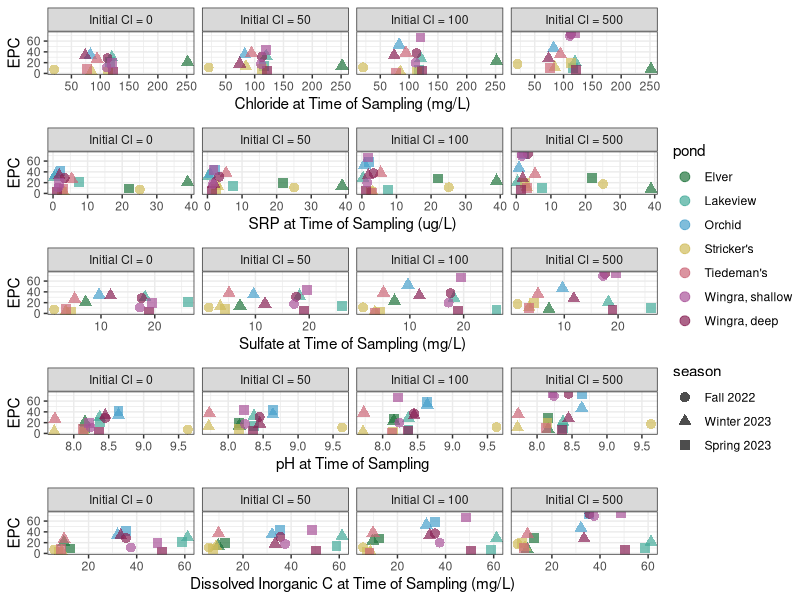
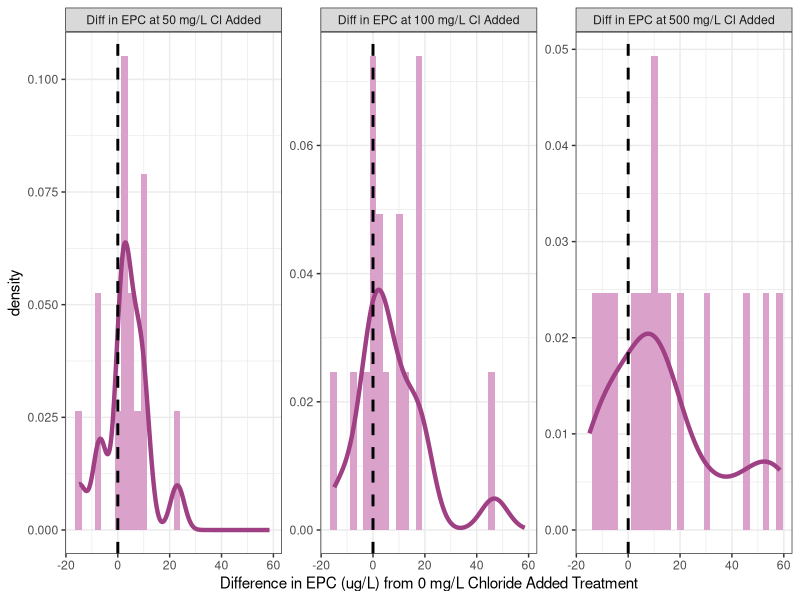
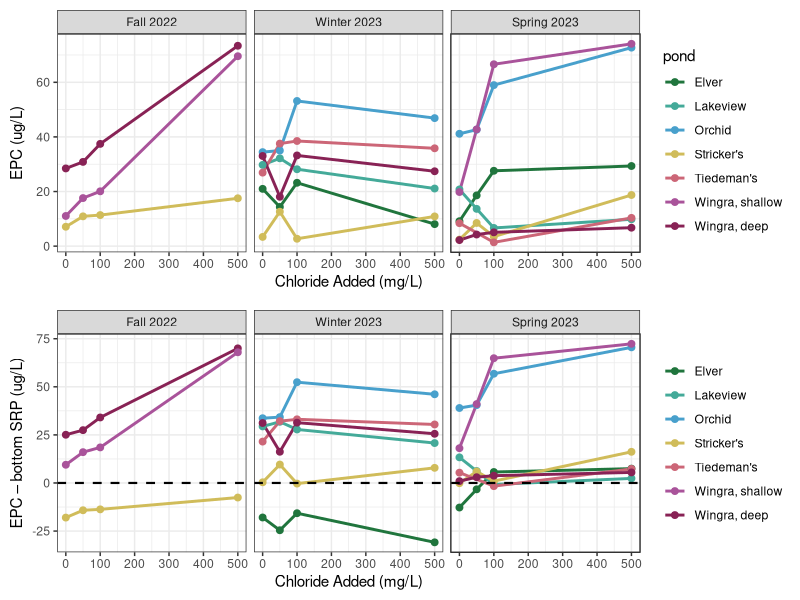

Here is the R script that generated these plots, in order:
# Salty P Analysis
# G. Wilkinson, code adapted from E. Albright
library(tidyverse)
library(ggpubr)

raw <- read_csv("saltyP_allData_allSeasons_final.csv") 

# REASSEMBLE THE DATA FRAME, CALCULATE P MASS
delta = raw %>%
  mutate(srp_flag = case_when(is.na(.$srp_flag) ~ "keep",
                              TRUE ~ srp_flag)) %>%
  filter(!srp_flag == "remove") %>%

  # Calculate the difference in P after shaking, units = mg/L
  mutate(deltaSRPconc = (InitialP/1000) - (srp/1000)) %>%
  # Calculate change in SRP as mass, Units = mg
  mutate(deltaSRPmass = deltaSRPconc*0.04) %>% #40 mL solution
  # Calculate the change in SRP mass per gram of dry sediment.
  # Units=mgP/g dry sediment
  mutate(deltaP = deltaSRPmass/sediment_mass) %>%
  
  # Calculate the difference in chloride after shaking, units = mg/L 
  mutate(deltaChlorideconc = chloride - InitialCl) %>%
  # Calculate change in chloride as mass, Units = mg
  mutate(deltaChloridemass = deltaChlorideconc*0.04) %>% #40 mL solution 
  # Calculate the change in chloride mass per gram of dry sediment. 
  # Units=mg Cl/g dry sediment
  mutate(deltaCl = deltaChloridemass/sediment_mass) %>%
  
  #select down to the important columns
  select(pond, season, InitialP, InitialCl, deltaP, deltaCl) %>%
  mutate(season = case_when(season == 'fall' ~ "Fall 2022",
                            season == 'winter' ~ "Winter 2023",
                            TRUE ~ 'Spring 2023')) %>%
  mutate(season = factor(season, levels = c("Fall 2022", "Winter 2023", "Spring 2023")))

# # FIGURE =======================================
# ## Sediment P sorption capacity among ponds and seasons - the data that EPC is calculated from
# ggplot(delta, aes(x = InitialP/1000, y = deltaP)) +
#   geom_point(size = 2, alpha = 0.75, aes(colour = as.factor(InitialCl))) + 
#   geom_line(size = 1, alpha = 0.75, aes(colour = as.factor(InitialCl))) +
#   scale_color_brewer(palette = "Oranges") +
#   theme_bw() +
#   guides(color = guide_legend(title = "Chloride (mg/L)")) +
#   geom_hline(yintercept = 0, color = 'white' , linetype = 'dashed') +
#   facet_grid(season~pond) +
#   ylab("P in Solution after Incubation (mg P/g dry sediment)") + 
#   xlab("Initial P added to Solution (mg/L)")


#===================================================
# Calculate EPC
## Need to create a data frame of the intercept and slope for each pond, season, and initial chloride
epc = delta %>%
  mutate(InitialP = InitialP/1000) %>%
  group_by(pond, season, InitialCl) %>% 
  summarise(slope = as.numeric(lm(deltaP ~ InitialP)$coefficients[2]),
            slope_error = as.numeric(summary(lm(deltaP ~ InitialP))$coefficients[2,'Std. Error']),
            intercept = as.numeric(lm(deltaP ~ InitialP)$coefficients[1]),
            r2 = summary(lm(deltaP ~ InitialP))$r.squared,
            epc = ((0 - intercept)/slope)*1000) %>%
  ungroup() %>%
  mutate(pond = factor(pond, levels = c("elver", "lakeview", "orchid", 
                                        "strickers", "tiedemans", 
                                        "wingra shallow", "wingra deep")))

# Delta P regressions
# ggplot(delta %>% filter(pond == "wingra deep"), 
#        aes(y = deltaP, x = InitialP, color = season)) + 
#   geom_point(size = 2) + geom_line() +
#   facet_grid(InitialCl~season, scale = "free_x") + 
#   theme_bw() + 
#   geom_smooth(method = "lm")

## EPC vs Initial Chloride -- organized by season, pond = color
gg_epc_season =
  ggplot(epc, aes(x = InitialCl, y = epc, color = pond)) + 
  geom_line(linewidth = 1) + geom_point(size = 2) + 
  scale_color_manual(labels = c("Elver", "Lakeview", "Orchid", 
                                "Stricker's", "Tiedeman's", 
                                "Wingra, shallow", "Wingra, deep"),
                     values = c("#20753D", "#44AA99", "#48A0CC", 
                                "#D0BC5A", "#CC6677", "#A9539A", "#882255")) +
  # scale_y_continuous(transform = "log10") +
  theme_bw() +
  facet_wrap(~season) +
  theme(plot.margin = unit(c(0.1,0.1,0.1,0.1), "inches")) +
  xlab("Chloride Added (mg/L)") + ylab('EPC (ug/L)') 


### Comparing Spring EPC to Bottom Water SRP
bottomSRP = read_csv("epc_coordinates.csv")

epc_comparison = left_join(epc, bottomSRP, 
                           by = c("pond", "season")) %>%
  mutate(epc_effect = epc - bottomSRP,
         season = factor(season, 
                         levels = c('Fall 2022', 
                                    "Winter 2023", 
                                    "Spring 2023")),
         pond = factor(pond, levels = c("elver", "lakeview", "orchid", 
                                        "strickers", "tiedemans", 
                                        "wingra shallow", "wingra deep")),
         InitialCl_label = case_when(InitialCl == 0 ~ "Initial Cl = 0",
                                     InitialCl == 50 ~ "Initial Cl = 50",
                                     InitialCl == 100 ~ "Initial Cl = 100",
                                     InitialCl == 500 ~ "Initial Cl = 500"),
         InitialCl_label = factor(InitialCl_label, 
                                  levels = c("Initial Cl = 0", "Initial Cl = 50", 
                                             "Initial Cl = 100", "Initial Cl = 500")))

gg_epc_minus_hypoSRP = 
  ggplot(epc_comparison, 
       aes(x = InitialCl, y = epc_effect, color = pond)) +
  geom_line(linewidth = 1) + geom_point(size = 2) + 
  scale_color_manual(labels = c("Elver", "Lakeview", "Orchid", 
                                "Stricker's", "Tiedeman's", 
                                "Wingra, shallow", "Wingra, deep"),
                     values = c("#20753D", "#44AA99", "#48A0CC", 
                                "#D0BC5A", "#CC6677", "#A9539A", "#882255")) +
  geom_hline(yintercept = 0, 
             linetype = 'dashed', 
             linewidth = 0.75) +
  facet_wrap(facet = "season") +
  theme_bw() + theme(legend.title = element_blank()) +
  xlab("Chloride Added (mg/L)") + 
  ylab("EPC – bottom SRP (ug/L)")

ggsave("epc_season_vs_bottomSRP.pdf",
  ggarrange(gg_epc_season, gg_epc_minus_hypoSRP, nrow = 2, align = "hv"), 
  height = 4.4, width = 6.5, units = "in")

# =====================================
gg_epc_chloride = 
  ggplot(epc_comparison, 
       aes(x = chloride, y = epc)) + 
  geom_point(size = 3, alpha = 0.7, aes(color = pond, shape = season)) + 
  scale_color_manual(
    labels = c("Elver", "Lakeview", "Orchid", 
               "Stricker's", "Tiedeman's", 
               "Wingra, shallow", "Wingra, deep"),
    values = c("#20753D", "#44AA99", 
               "#48A0CC", "#D0BC5A", 
               "#CC6677", "#A9539A", "#882255")) +
  facet_wrap(~InitialCl_label, nrow = 1) +
  theme_bw() + 
  ylab("EPC") + xlab("Chloride at Time of Sampling (mg/L)") 

gg_epc_srp = 
  ggplot(epc_comparison, 
         aes(x = bottomSRP, y = epc)) + 
  geom_point(size = 3, alpha = 0.7, aes(color = pond, shape = season)) + 
  scale_color_manual(
    labels = c("Elver", "Lakeview", "Orchid", 
               "Stricker's", "Tiedeman's", 
               "Wingra, shallow", "Wingra, deep"),
    values = c("#20753D", "#44AA99", 
               "#48A0CC", "#D0BC5A", 
               "#CC6677", "#A9539A", "#882255")) +
  facet_wrap(~InitialCl_label, nrow = 1) +
  theme_bw() + 
  ylab("EPC") + xlab("SRP at Time of Sampling (ug/L)")

gg_epc_sulfate = 
  ggplot(epc_comparison, 
         aes(x = sulfate, y = epc)) + 
  geom_point(size = 3, alpha = 0.7, aes(color = pond, shape = season)) + 
  scale_color_manual(
    labels = c("Elver", "Lakeview", "Orchid", 
               "Stricker's", "Tiedeman's", 
               "Wingra, shallow", "Wingra, deep"),
    values = c("#20753D", "#44AA99", 
               "#48A0CC", "#D0BC5A", 
               "#CC6677", "#A9539A", "#882255")) +
  facet_wrap(~InitialCl_label, nrow = 1) +
  theme_bw() + 
  ylab("EPC") + xlab("Sulfate at Time of Sampling (mg/L)")

gg_epc_pH = 
  ggplot(epc_comparison, 
         aes(x = pH, y = epc)) + 
  geom_point(size = 3, alpha = 0.7, aes(color = pond, shape = season)) + 
  scale_color_manual(
    labels = c("Elver", "Lakeview", "Orchid", 
               "Stricker's", "Tiedeman's", 
               "Wingra, shallow", "Wingra, deep"),
    values = c("#20753D", "#44AA99", 
               "#48A0CC", "#D0BC5A", 
               "#CC6677", "#A9539A", "#882255")) +
  facet_wrap(~InitialCl_label, nrow = 1) +
  theme_bw() + 
  ylab("EPC") + xlab("pH at Time of Sampling")

gg_epc_dic = 
  ggplot(epc_comparison, 
         aes(x = dic, y = epc)) + 
  geom_point(size = 3, alpha = 0.7, aes(color = pond, shape = season)) + 
  scale_color_manual(
    labels = c("Elver", "Lakeview", "Orchid", 
               "Stricker's", "Tiedeman's", 
               "Wingra, shallow", "Wingra, deep"),
    values = c("#20753D", "#44AA99", 
               "#48A0CC", "#D0BC5A", 
               "#CC6677", "#A9539A", "#882255")) +
  facet_wrap(~InitialCl_label, nrow = 1) +
  theme_bw() + 
  ylab("EPC") + xlab("Dissolved Inorganic C at Time of Sampling (mg/L)")

ggarrange(gg_epc_chloride, gg_epc_srp, gg_epc_sulfate, gg_epc_pH, gg_epc_dic, 
          nrow = 5, legend = "right", common.legend = TRUE)


# # # # FIGURE ==========================================
# # # # Chloride exchange ===============================
# combo = left_join(delta, epc, by = c("pond", "season", "InitialCl")) %>%
#   filter(!is.na(deltaCl))
#   # mutate(InitialCl = factor(InitialCl, levels = c("0", "50", "100", "500")))
# # filter(!deltaCl > 2)
# 
# 
# ## EPC vs Initial Chloride -- organized by pond, season = color
# ggplot(combo, aes(x = deltaCl, y = epc, color = pond, shape = season, size = InitialCl)) +
#   geom_point() +
#   geom_polygon(aes(color = pond, fill = pond), alpha = 0.5) +
#   scale_fill_manual(labels = c("Elver", "Lakeview", "Orchid",
#                                 "Stricker's", "Tiedeman's",
#                                 "Wingra, shallow", "Wingra, deep"),
#                      values = c("#20753D", "#44AA99", "#48A0CC",
#                                 "#D0BC5A", "#CC6677", "#A9539A", "#882255")) +
#   scale_color_manual(values = c("#20753D", "#44AA99", "#48A0CC",
#                                 "#D0BC5A", "#CC6677", "#A9539A", "#882255")) +
#   theme_bw() + guides(color = FALSE) +
#   xlab("Change in Chloride (mg Cl/g dry sediment)") +
#   ylab("Equilibrium P Concentration (ug/L)") +
#   # region of low P sorption, chloride sorbed or low exchange
#   annotate(geom = "text", label = "1", x = -0.4, y = 70, color = "black", size = 6) +
#   # region of high P sorption, chloride sorbed or low exchange
#   annotate(geom = "text", label = "2", x = -0.4, y = 3, color = "black", size = 6) +
#   # region of High P sorption, chloride release from sediments
#   annotate(geom = "text", label = "3", x = 9.5, y = 3, color = "black", size = 6)
# 
# 


epc_chloride_effect = epc %>%
  select(pond, season, InitialCl, epc) %>%
  pivot_wider(., names_from = "InitialCl", values_from = "epc") %>%
  rename(initial0 = `0`, initial50 = `50`, initial100 = `100`, initial500 = `500`) %>%
  mutate(epc50_diff = initial50 - initial0,
         epc100_diff = initial100 - initial0, 
         epc500_diff = initial500 - initial0) %>%
  left_join(., bottomSRP, by = c('pond', 'season')) 

epc_diff = epc_chloride_effect %>% 
  select(pond, season, epc50_diff:epc500_diff) %>%
  pivot_longer(., cols = epc50_diff:epc500_diff, names_to = "diff_category", values_to = "diff_value") %>%
  mutate(diff_category = factor(case_when(diff_category == "epc50_diff" ~ "Diff in EPC at 50 mg/L Cl Added",
                                          diff_category == "epc100_diff" ~ "Diff in EPC at 100 mg/L Cl Added",
                                          diff_category == "epc500_diff" ~ "Diff in EPC at 500 mg/L Cl Added"),
                                levels = c("Diff in EPC at 50 mg/L Cl Added", 
                                           "Diff in EPC at 100 mg/L Cl Added", 
                                           "Diff in EPC at 500 mg/L Cl Added")))


ggplot(epc_diff, aes(x = diff_value)) +
  geom_histogram(aes(y = after_stat(density)), fill = "#DAA2CA") +
  geom_density(linewidth = 1.5, color = "#9E4083") +
  facet_wrap(~ diff_category, scales = "free_y") +
  theme_bw() + 
  xlab("Difference in EPC (ug/L) from 0 mg/L Chloride Added Treatment") + 
  geom_vline(xintercept = 0, linetype = "dashed", linewidth = 1)
